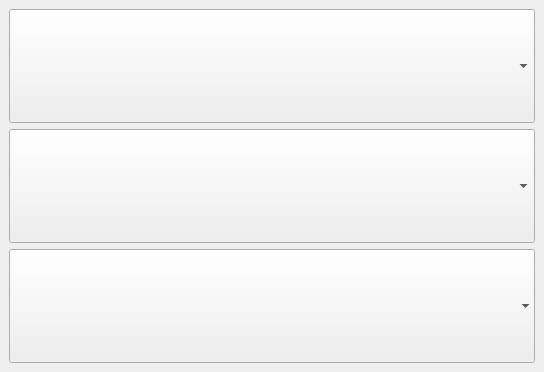
<?xml version="1.0" encoding="UTF-8"?>
<ui version="4.0">
 <class>dialogchoicesyst</class>
 <widget class="QMainWindow" name="dialogchoicesyst">
  <property name="geometry">
   <rect>
    <x>0</x>
    <y>0</y>
    <width>544</width>
    <height>372</height>
   </rect>
  </property>
  <property name="windowTitle">
   <string>dialog</string>
  </property>
  <widget class="QWidget" name="centralwidget">
   <layout class="QVBoxLayout" name="verticalLayout">
    <item>
     <widget class="QComboBox" name="comboBox">
      <property name="sizePolicy">
       <sizepolicy hsizetype="Expanding" vsizetype="Expanding">
        <horstretch>0</horstretch>
        <verstretch>0</verstretch>
       </sizepolicy>
      </property>
      <property name="minimumSize">
       <size>
        <width>100</width>
        <height>100</height>
       </size>
      </property>
      <property name="font">
       <font>
        <pointsize>36</pointsize>
       </font>
      </property>
     </widget>
    </item>
    <item>
     <widget class="QComboBox" name="comboBox_2">
      <property name="sizePolicy">
       <sizepolicy hsizetype="Expanding" vsizetype="Expanding">
        <horstretch>0</horstretch>
        <verstretch>0</verstretch>
       </sizepolicy>
      </property>
      <property name="minimumSize">
       <size>
        <width>100</width>
        <height>100</height>
       </size>
      </property>
      <property name="font">
       <font>
        <pointsize>36</pointsize>
       </font>
      </property>
     </widget>
    </item>
    <item>
     <widget class="QComboBox" name="comboBox_3">
      <property name="sizePolicy">
       <sizepolicy hsizetype="Expanding" vsizetype="Expanding">
        <horstretch>0</horstretch>
        <verstretch>0</verstretch>
       </sizepolicy>
      </property>
      <property name="minimumSize">
       <size>
        <width>100</width>
        <height>100</height>
       </size>
      </property>
      <property name="font">
       <font>
        <pointsize>36</pointsize>
       </font>
      </property>
      <property name="iconSize">
       <size>
        <width>16</width>
        <height>16</height>
       </size>
      </property>
      <property name="frame">
       <bool>false</bool>
      </property>
     </widget>
    </item>
   </layout>
  </widget>
 </widget>
 <resources/>
 <connections/>
</ui>
